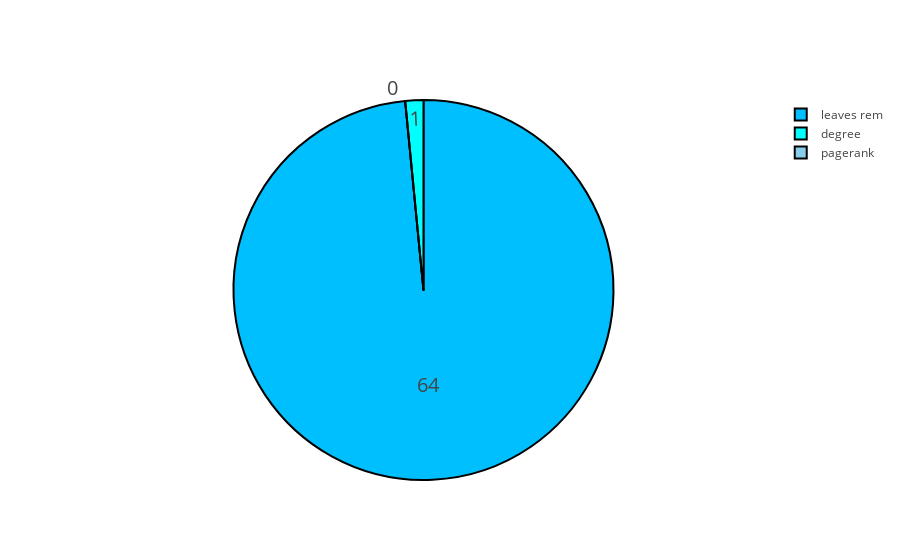

This figure's notebook cell:
### Code cell
graph_size=[100,200,300,400,500,600,700,800,900,1000,1500,2000,2500,3000,4000,5000,10000]
victories_1000_p3r={}
victories_1000_p3r['leaves rem']=0
victories_1000_p3r['pagerank']=0
victories_1000_p3r['degree']=0

for N in [1000]:
    results_rl=[]
    start_time=time.time()
    for i in range(0,500):
        p3r=areg(N)
        #LEAVES REMOVAL TIME
        rl=rem2(p3r)
        if rl==0:
            victories_1000_p3r['leaves rem']+=1 
        #PAGERANK TIME
        pr_list=nx.pagerank(p3r)
        pr=max(pr_list.iteritems(), key=operator.itemgetter(1))[0]
        if pr==0:
            victories_1000_p3r['pagerank']+=1
        #DEGREE TIME
        dc_list=nx.degree_centrality(p3r)
        list_maximum=[]
        center=max(dc_list.iteritems(), key=operator.itemgetter(1))[1]
        for i in range(N):
                if dc_list[i]==center:
                    list_maximum.append([i,dc_list[i]])
        pair=random.choice(list_maximum)
        if pair[0]==0:
            victories_1000_p3r['degree']+=1
labels=[]
values=[]
colors = ['azure', 'skyblue', 'aqua']
for key, value in victories_1000_p3r.iteritems() :
    labels.append(key)
    values.append(value)



trace = go.Pie(labels=labels, values=values,
               hoverinfo='label+percent', textinfo='value', 
               textfont=dict(size=20),
               marker=dict(colors=colors2, 
                           line=dict(color='#000000', width=2)))

iplot([trace], filename='styled_pie_chart')

### Figure 1 — Plotly figure (JSON) as saved in the notebook; plotly's stock layout.template omitted (floating-point values rounded to 4 significant figures)
{"data": [{"hoverinfo": "label+percent", "labels": ["leaves rem", "pagerank", "degree"], "marker": {"colors": ["deepskyblue", "skyblue", "aqua"], "line": {"color": "#000000", "width": 2}}, "textfont": {"size": 20}, "textinfo": "value", "type": "pie", "values": [64, 0, 1]}], "layout": {}}
